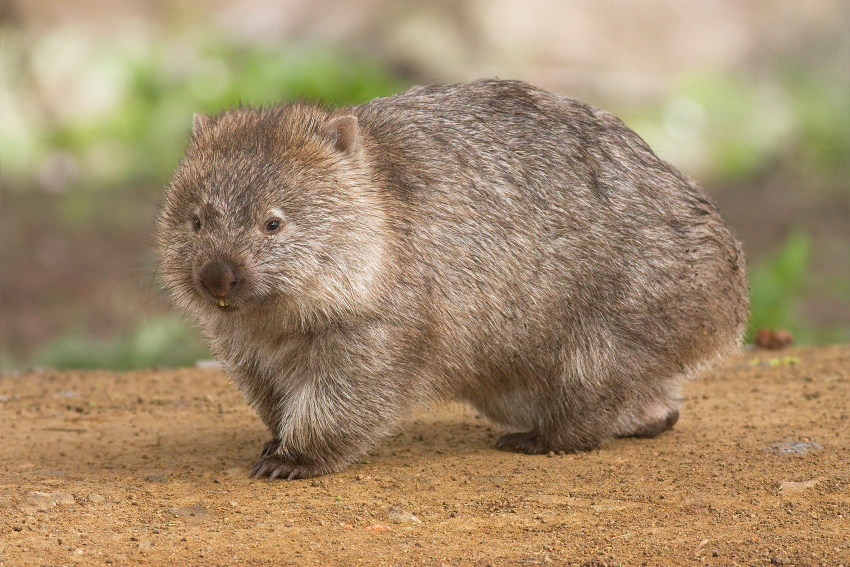
%> input picture Lab8/Vombatus_ursinus_-Maria_Island_National_Park.jpg, 1700 x 1133 px (shown at 1/2 size)
$ octave scr_1.m   (GNU Octave 9; MATLAB toolbox functions it lacks are replaced by stand-ins)
%> lines starting %> are read from the running program, lines starting %| are printed output that depends on the picture
photo = imread('D:\Laboratories_programming\Lab_Octave\Lab8\Vombatus_ursinus_-Maria_Island_National_Park.jpg');
%> photo is the input picture: size 1133x1700x3 uint8; mean R, G, B 162.9, 139.8, 107.3

photo_gau = imnoise(photo, 'gaussian', 0 , 0.1);
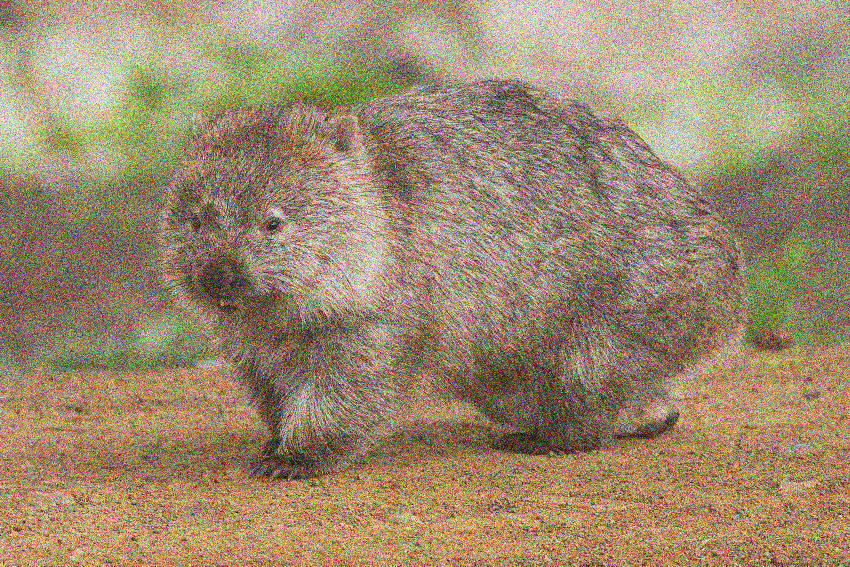
%> photo_gau: size 1133x1700x3 uint8 (shown at 1/2 size); mean R, G, B 157, 137.9, 110.4
photo_sal = imnoise(photo, 'salt & pepper', 0.2);
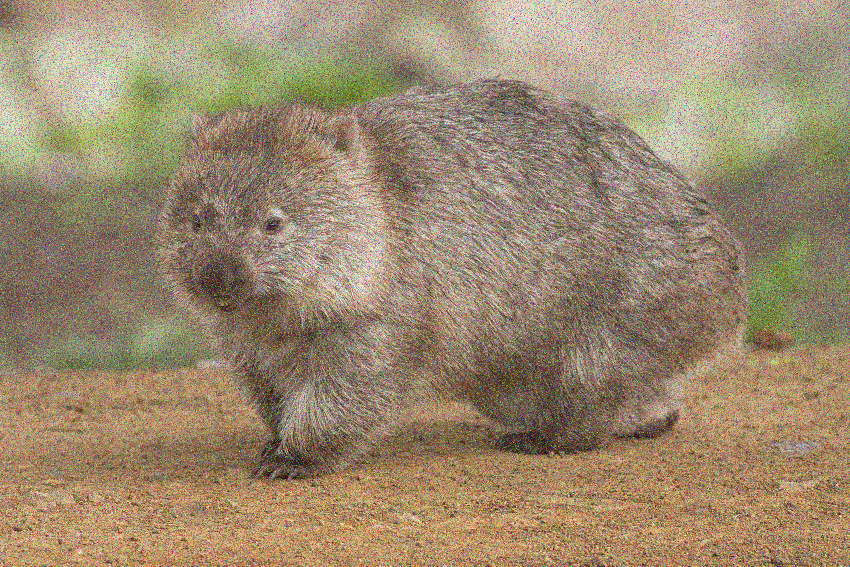
%> photo_sal: size 1133x1700x3 uint8 (shown at 1/2 size); mean R, G, B 155.8, 137.4, 111.4
photo_poiss = imnoise(photo, 'poisson');
photo_spec = imnoise(photo, 'speckle', 0.1);
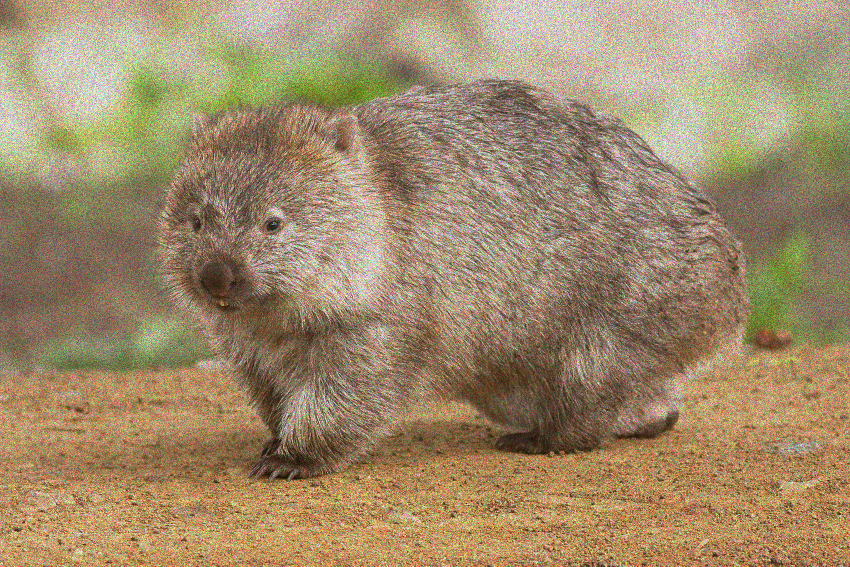
%> photo_spec: size 1133x1700x3 uint8 (shown at 1/2 size); mean R, G, B 159.5, 138.5, 107
photo_imc = imcrop(photo, [290 220 220 450]);
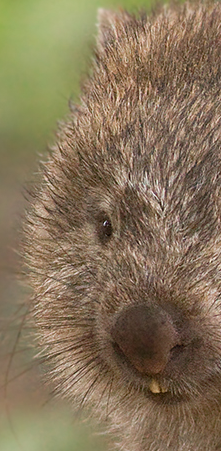
%> photo_imc: size 451x221x3 uint8; mean R, G, B 134.2, 116.3, 89.4

photo_gau_filt = imfilter(photo_gau, fspecial('average', 3));
photo_sal_filt = imfilter(photo_sal, fspecial('average', 3));
photo_poiss_filt = imfilter(photo_poiss, fspecial('average', 3));
photo_spec_filt = imfilter(photo_spec, fspecial('average', 3));

figure;
imshow(photo_imc)

figure;
subplot(4, 2, 1)
imshow(photo_gau)
title('гаусівський шум')

subplot(4, 2, 2)
imshow(photo_sal)
title('імпульсний шум')

subplot(4, 2, 3)
imshow(photo_poiss)
title('пуасонівський шум')

subplot(4, 2, 4)
imshow(photo_spec)
title('мультиплікативний шум')

subplot(4, 2, 5)
imshow(photo_gau_filt)
title('Відфільтрований гаусівський шум')

subplot(4, 2, 6)
imshow(photo_sal_filt)
title('Відфільтрований імпульсний шум')

subplot(4, 2, 7)
imshow(photo_poiss_filt)
title('Відфільтрований пуасонівський шум')

subplot(4, 2, 8)
imshow(photo_spec_filt)
title('Відфільтрований мультиплікативний шум')
